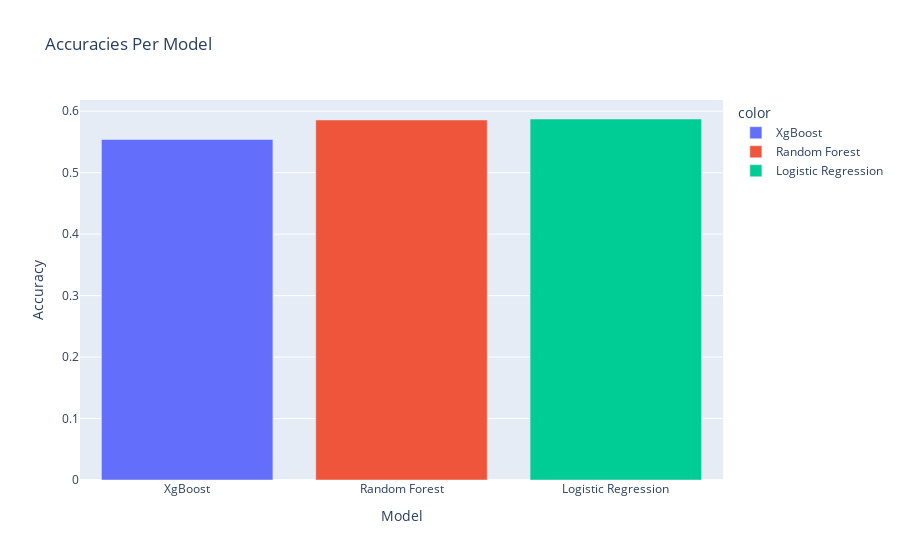

The notebook cell this image was saved under:
### Markdown cell above
<h1> Comparison of Accuracies based on validation </h1>

### Code cell
dict_accuracy_scores={'XgBoost': accuracy_xgb,
                      'Random Forest':accuracy_rf,
                      'Logistic Regression': accuracy_log}

bar_accuraies= px.bar(x= dict_accuracy_scores.keys(),
                      y= dict_accuracy_scores.values(),
                      color= dict_accuracy_scores.keys(),
                      color_continuous_scale='Viridis',
                      title= 'Accuracies Per Model')
bar_accuraies.update_layout(xaxis_title='Model',
                            yaxis_title='Accuracy')
bar_accuraies.show()

### Figure 1 — Plotly figure (JSON) as saved in the notebook; plotly's stock layout.template omitted (floating-point values rounded to 4 significant figures)
{"data": [{"alignmentgroup": "True", "hovertemplate": "color=XgBoost<br>x=%{x}<br>y=%{y}<extra></extra>", "legendgroup": "XgBoost", "marker": {"color": "#636efa", "pattern": {"shape": ""}}, "name": "XgBoost", "offsetgroup": "XgBoost", "orientation": "v", "showlegend": true, "textposition": "auto", "type": "bar", "x": ["XgBoost"], "xaxis": "x", "y": [0.554], "yaxis": "y"}, {"alignmentgroup": "True", "hovertemplate": "color=Random Forest<br>x=%{x}<br>y=%{y}<extra></extra>", "legendgroup": "Random Forest", "marker": {"color": "#EF553B", "pattern": {"shape": ""}}, "name": "Random Forest", "offsetgroup": "Random Forest", "orientation": "v", "showlegend": true, "textposition": "auto", "type": "bar", "x": ["Random Forest"], "xaxis": "x", "y": [0.5857], "yaxis": "y"}, {"alignmentgroup": "True", "hovertemplate": "color=Logistic Regression<br>x=%{x}<br>y=%{y}<extra></extra>", "legendgroup": "Logistic Regression", "marker": {"color": "#00cc96", "pattern": {"shape": ""}}, "name": "Logistic Regression", "offsetgroup": "Logistic Regression", "orientation": "v", "showlegend": true, "textposition": "auto", "type": "bar", "x": ["Logistic Regression"], "xaxis": "x", "y": [0.5873], "yaxis": "y"}], "layout": {"barmode": "relative", "legend": {"title": {"text": "color"}, "tracegroupgap": 0}, "title": {"text": "Accuracies Per Model"}, "xaxis": {"anchor": "y", "domain": [0, 1], "title": {"text": "Model"}}, "yaxis": {"anchor": "x", "domain": [0, 1], "title": {"text": "Accuracy"}}}}
